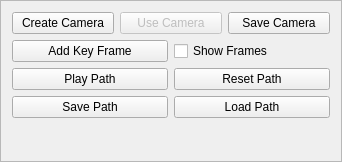
<?xml version="1.0" encoding="UTF-8"?>
<ui version="4.0">
 <class>CameraManipUI</class>
 <widget class="QFrame" name="CameraManipUI">
  <property name="geometry">
   <rect>
    <x>0</x>
    <y>0</y>
    <width>342</width>
    <height>162</height>
   </rect>
  </property>
  <property name="windowTitle">
   <string>Frame</string>
  </property>
  <property name="frameShape">
   <enum>QFrame::StyledPanel</enum>
  </property>
  <property name="frameShadow">
   <enum>QFrame::Raised</enum>
  </property>
  <layout class="QHBoxLayout" name="horizontalLayout">
   <item>
    <layout class="QVBoxLayout" name="verticalLayout">
     <property name="bottomMargin">
      <number>0</number>
     </property>
     <item>
      <layout class="QHBoxLayout" name="horizontalLayout_3">
       <item>
        <widget class="QPushButton" name="m_createCamera">
         <property name="enabled">
          <bool>true</bool>
         </property>
         <property name="text">
          <string>Create Camera</string>
         </property>
        </widget>
       </item>
       <item>
        <widget class="QPushButton" name="m_useCamera">
         <property name="enabled">
          <bool>false</bool>
         </property>
         <property name="text">
          <string>Use Camera</string>
         </property>
        </widget>
       </item>
       <item>
        <widget class="QPushButton" name="m_saveCamera">
         <property name="text">
          <string>Save Camera</string>
         </property>
        </widget>
       </item>
      </layout>
     </item>
     <item>
      <layout class="QHBoxLayout" name="horizontalLayout_2">
       <property name="bottomMargin">
        <number>0</number>
       </property>
       <item>
        <widget class="QPushButton" name="m_addKeyFrame">
         <property name="text">
          <string>Add Key Frame</string>
         </property>
        </widget>
       </item>
       <item>
        <widget class="QCheckBox" name="m_showFrames">
         <property name="text">
          <string>Show Frames</string>
         </property>
        </widget>
       </item>
      </layout>
     </item>
     <item>
      <layout class="QHBoxLayout" name="horizontalLayout_4">
       <property name="bottomMargin">
        <number>0</number>
       </property>
       <item>
        <widget class="QPushButton" name="m_playPath">
         <property name="text">
          <string>Play Path</string>
         </property>
         <property name="checkable">
          <bool>true</bool>
         </property>
        </widget>
       </item>
       <item>
        <widget class="QPushButton" name="m_resetPath">
         <property name="text">
          <string>Reset Path</string>
         </property>
        </widget>
       </item>
      </layout>
     </item>
     <item>
      <layout class="QHBoxLayout" name="horizontalLayout_5">
       <property name="bottomMargin">
        <number>0</number>
       </property>
       <item>
        <widget class="QPushButton" name="m_savePath">
         <property name="text">
          <string>Save Path</string>
         </property>
        </widget>
       </item>
       <item>
        <widget class="QPushButton" name="m_loadPath">
         <property name="text">
          <string>Load Path</string>
         </property>
        </widget>
       </item>
      </layout>
     </item>
     <item>
      <spacer name="verticalSpacer">
       <property name="orientation">
        <enum>Qt::Vertical</enum>
       </property>
       <property name="sizeHint" stdset="0">
        <size>
         <width>20</width>
         <height>40</height>
        </size>
       </property>
      </spacer>
     </item>
    </layout>
   </item>
  </layout>
 </widget>
 <resources/>
 <connections/>
</ui>
